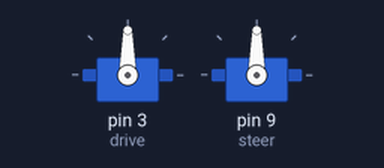
A sketch run on a simulated Arduino Uno, built with avr-gcc and run on an emulated ATmega328P. Shown: 2 × servo. At 9.0 s the program stops and its outputs stay as they are.

Above: at 0.1 s.
At 5.1 s:
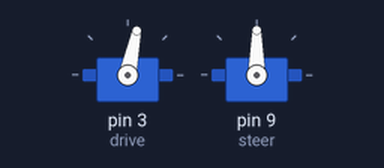
At 7.6 s:
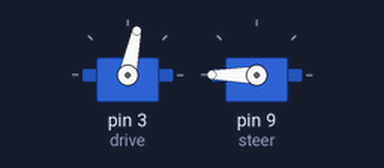
Timing chart, 0 to 10.5 s (numbered marks = the images above):
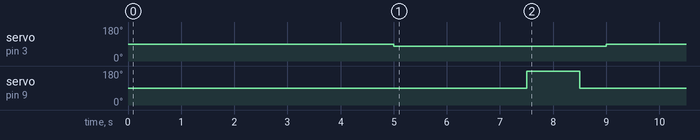

The sketch:

Yukari.ino
```cpp
//Program Tomo. Software which resides in the microcontroller in the
//"engine room" of the ground vehicle Yukari
//
//This is a simple I2C slave. The system is presented as an address space
//of R/W registers, as follows
//
// Address   Motor   format   Range
//    0        --     U16     [0,65535]   Used as a version indicator, ignores writes
//    1        MA     U16     [0,255]
//    2        MB     U16     [0,255]
//    3        MT     I16     [-255,255]
//    4      UART     string  Whatever is written here goes out the Arduino's UART (Not active)
//    5      UART     U16     Number of bytes in UART Rx buffer                    (Not active)
//    6      UART     string  Read the Arduino's RX UART                           (Not active)
// Wire protocol is little-endian (I don't know what the chip really is)
//#include <Wire.h>
#include <Servo.h>

Servo drive,steer;  // create servo object to control a servo
              // a maximum of eight servo objects can be created

int pos = 0;    // variable to store the servo position
int driveScale=20;
int steerScale=60;
int steerAngle=0;
int steerDir=5;

void setup()
{
//  Wire.begin(0x55);                 // join i2c bus
//  Wire.onReceive(receiveEvent);  // register event
  drive.attach(3,1000,2000);
  steer.attach(9,1000,2000);
  drive.write(90);
  steer.write(90);
  delay(5000);
}


int ptr=0;
int blink=0;

void loop() {
  spinDrive(12);
  spinSteer(0);
  delay(2500);
  spinSteer(900);
  delay(1000);
  spinSteer(0);
  delay(500);
  spinDrive(0);
  for(;;);
}

void spinDrive(int spd) {
  drive.write(90-spd);
}

void spinSteer(int angle) {
  steer.write(90+angle/10);
}
```

Measured:
- by itself, servo on pin 3 (drive): 90° → 78° at 5.0 s, → 90° 4.0 s later
- by itself, servo on pin 9 (steer): 90° → 180° at 7.5 s, → 90° 1.0 s later
